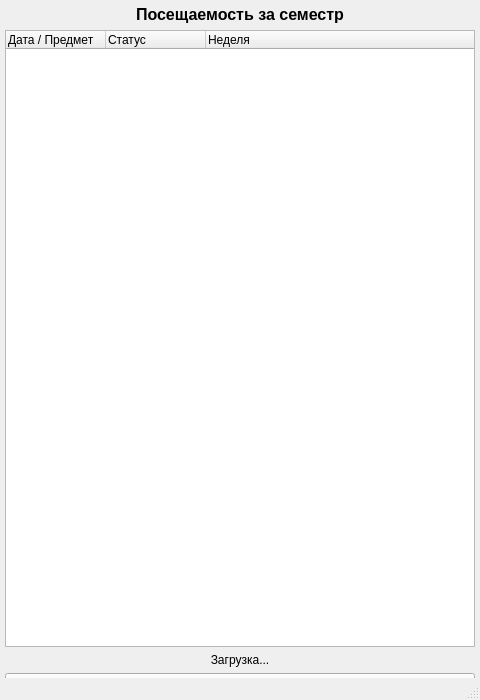
<?xml version="1.0" encoding="UTF-8"?>
<ui version="4.0">
 <class>AttendancePage</class>
 <widget class="QMainWindow" name="AttendancePage">
  <property name="geometry">
   <rect><x>0</x><y>0</y><width>480</width><height>700</height></rect>
  </property>
  <property name="windowTitle"><string>Посещаемость</string></property>
  <widget class="QWidget" name="centralwidget">
   <widget class="QWidget" name="verticalLayoutWidget">
    <property name="geometry">
     <rect><x>5</x><y>5</y><width>470</width><height>690</height></rect>
    </property>
    <layout class="QVBoxLayout" name="verticalLayout">

     <item>
      <widget class="QLabel" name="titleLabel">
       <property name="text"><string>Посещаемость за семестр</string></property>
       <property name="alignment"><set>Qt::AlignCenter</set></property>
       <property name="font"><font><pointsize>12</pointsize><bold>true</bold></font></property>
      </widget>
     </item>

     <!-- Иерархическое дерево вместо таблицы -->
     <item>
      <widget class="QTreeWidget" name="attendanceTree">
       <column><property name="text"><string>Дата / Предмет</string></property></column>
       <column><property name="text"><string>Статус</string></property></column>
       <column><property name="text"><string>Неделя</string></property></column>
      </widget>
     </item>

     <item>
      <widget class="QLabel" name="summaryLabel">
       <property name="text"><string>Загрузка...</string></property>
       <property name="alignment"><set>Qt::AlignCenter</set></property>
      </widget>
     </item>

     <item>
      <widget class="QPushButton" name="backButton">
       <property name="text"><string>← Назад</string></property>
      </widget>
     </item>

    </layout>
   </widget>
  </widget>
  <widget class="QMenuBar" name="menubar">
   <property name="geometry"><rect><x>0</x><y>0</y><width>480</width><height>25</height></rect></property>
  </widget>
  <widget class="QStatusBar" name="statusbar"/>
 </widget>
 <resources/>
 <connections/>
</ui>
